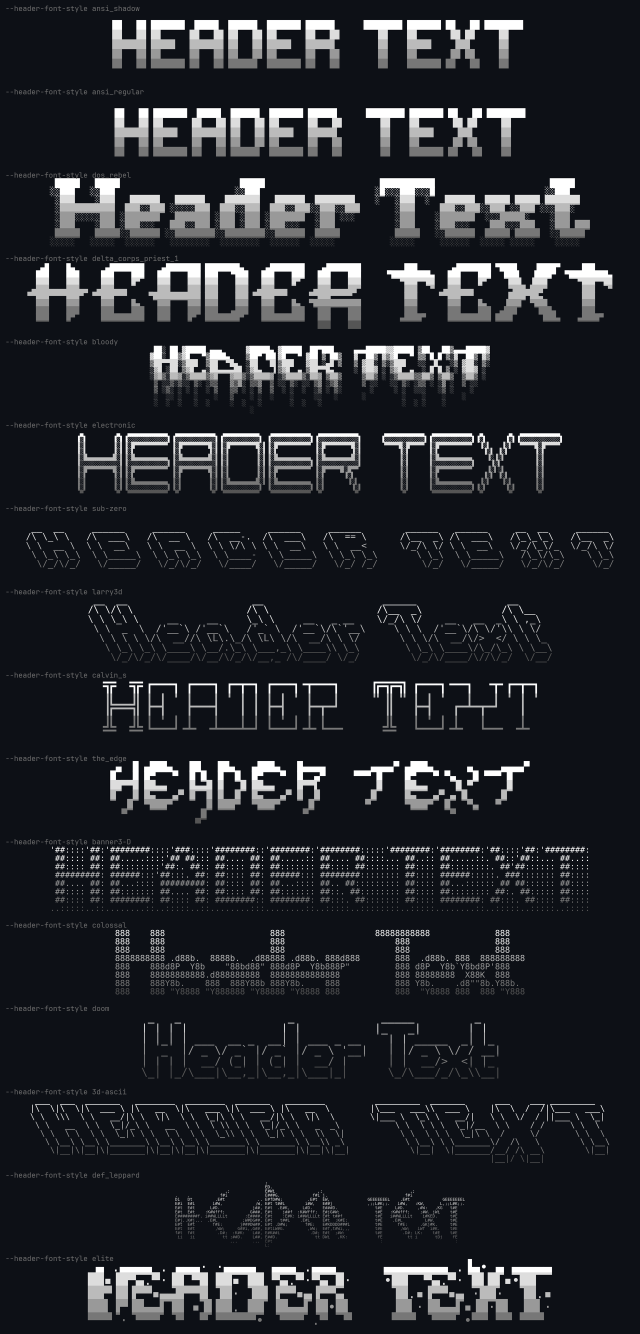
#> input picture reference/header-fonts.png, 1920 x 4000 px (shown at 1/3 size)
$ python img2type.py ../reference/header-fonts.png out.png
#> lines starting #> are read from the running program, lines starting #| are printed output that depends on the picture; after the words box and inside, x2 and y2 are one past the last pixel; in counts of white or black regions, pixels touching at a corner belong together
#!/usr/bin/env python3
"""Convert an image into a braille-art type file for generate.py.

    tools/img2type.py logo.png types/logo.txt --cols 48
    tools/img2type.py photo.png types/photo.txt --cols 56 --dither --color '#DDDDDD' --color2 '#666666'

Each braille cell is 2x4 dots and generate.py draws dots on a square pitch, so the
image is simply resized to (cols*2) x (rows*4) dots with its aspect ratio kept.
Transparent pixels count as background. --threshold keeps pixels brighter than the
cutoff; --dither keeps grey levels as Floyd-Steinberg dot density instead.
"""
import os
import sys
from pathlib import Path

# Re-exec under the project's .venv so the tools run without activating it.
_venv_py = Path(__file__).resolve().parent.parent / ".venv" / "bin" / "python"
if _venv_py.is_file() and Path(sys.prefix).resolve() != _venv_py.parent.parent.resolve():
    os.execv(str(_venv_py), [str(_venv_py), __file__, *sys.argv[1:]])

import argparse

import numpy as np
from PIL import Image

BITS = [(0, 0, 0x01), (0, 1, 0x02), (0, 2, 0x04), (1, 0, 0x08),
        (1, 1, 0x10), (1, 2, 0x20), (0, 3, 0x40), (1, 3, 0x80)]


def to_gray(img):
    """Grey image where background is black, regardless of alpha or polarity."""
    img = img.convert("RGBA")
    a = np.asarray(img).astype(np.float32) / 255.0
    lum = a[..., :3] @ np.array([0.299, 0.587, 0.114], dtype=np.float32)
    return lum * a[..., 3]


def lerp(c1, c2, t):
    return tuple(int(round(c1[i] + (c2[i] - c1[i]) * t)) for i in range(3))


def hexrgb(h):
    h = h.lstrip("#")
    return tuple(int(h[i:i + 2], 16) for i in (0, 2, 4))


def main():
    ap = argparse.ArgumentParser(description=__doc__, formatter_class=argparse.RawDescriptionHelpFormatter)
    ap.add_argument("image")
    ap.add_argument("out", help="types/<name>.txt")
    ap.add_argument("--cols", type=int, default=48, help="braille columns (2 dots each); default %(default)s")
    ap.add_argument("--dither", action="store_true", help="Floyd-Steinberg instead of a hard threshold")
    ap.add_argument("--threshold", type=float, default=0.5, help="0..1 cutoff; default %(default)s")
    ap.add_argument("--invert", action="store_true", help="for dark-on-light images")
    ap.add_argument("--exact", action="store_true", help="image is already one pixel per dot; do not resize")
    ap.add_argument("--color", default="#CCCCCC")
    ap.add_argument("--color2", help="if given, rows fade from --color (top) to --color2 (bottom)")
    args = ap.parse_args()

    g = to_gray(Image.open(args.image))
    if args.invert:
        g = 1.0 - g
    ys, xs = np.where(g > 0.02)             # trim empty margins
    g = g[ys.min():ys.max() + 1, xs.min():xs.max() + 1]

    if not args.exact:
        h, w = g.shape
#> h = 4000; w = 1920
        dw = args.cols * 2
        dh = max(4, int(round(h * dw / w / 4)) * 4)
#> dh = 200
        g = np.asarray(Image.fromarray((g * 255).astype(np.uint8)).resize((dw, dh), Image.LANCZOS)) / 255.0
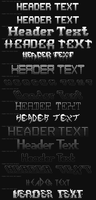
#> g: shape (200, 96) float64; min 0, max 1, mean 0.145
    dh, dw = g.shape
#> dw = 96
    dw += dw % 2; dh += (-dh) % 4
    pad = np.zeros((dh, dw)); pad[:g.shape[0], :g.shape[1]] = g; g = pad

    if args.dither:
        on = np.asarray(Image.fromarray((g * 255).astype(np.uint8)).convert("1", dither=Image.FLOYDSTEINBERG)) > 0
    else:
        on = g > args.threshold
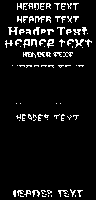
#> on: shape (200, 96) bool; 7.4% white in thin lines or dots, all inside (x1, y1, x2, y2) = (5, 3, 92, 197)

    rows, cols = dh // 4, dw // 2
#> rows = 50; cols = 48
    c1 = hexrgb(args.color); c2 = hexrgb(args.color2) if args.color2 else c1
    lines = []
    for r in range(rows):
        col = lerp(c1, c2, r / max(1, rows - 1))
        cells = []
        for c in range(cols):
            code = 0x2800
            for dx, dy, bit in BITS:
                if on[r * 4 + dy, c * 2 + dx]:
                    code |= bit
            cells.append(chr(code))
        lines.append("[#%02X%02X%02X]%s[/]" % (*col, "".join(cells)))
    Path(args.out).write_text("\n".join(lines) + "\n", encoding="utf-8")
    print(f"wrote {args.out}: {cols} cols x {rows} rows ({int(on.sum())} dots)")
#| wrote out.png: 48 cols x 50 rows (1422 dots)


if __name__ == "__main__":
    sys.exit(main())
#> (the program exits here)
